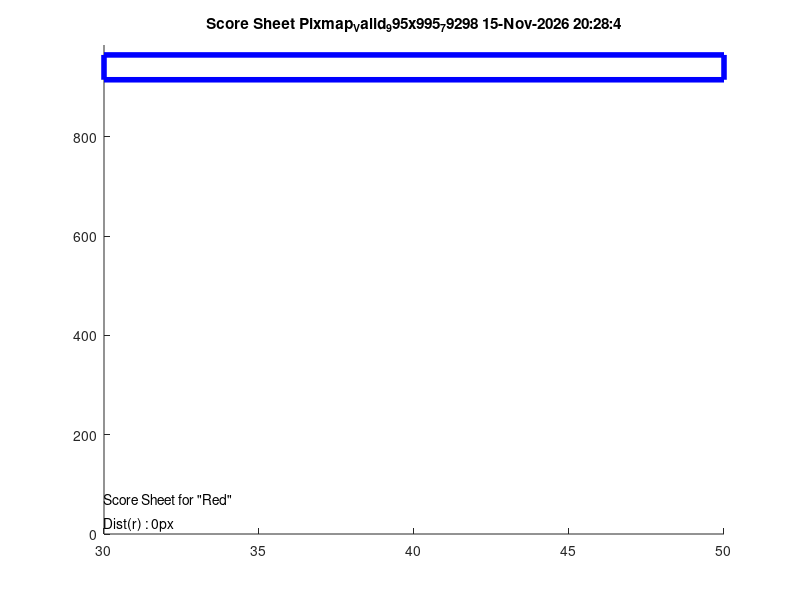
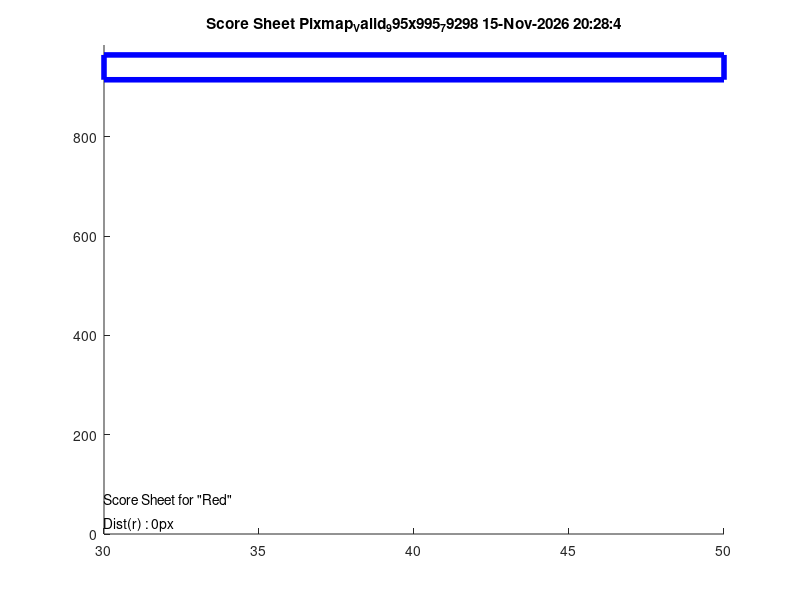

These charts were generated, in order, by the following MATLAB code:
width = 995;
height=995;
Folder='Pixmap_Valid_995x995_79298';
Rband = 255;
Gband=89;
Bband = 114;
Rball = 53;
Gball=255;
Bball=0;
line='-';
X1 = [50
];
Y1 = [80
];
X2 = [30
];
Y2 = [60
];
X3 = [30
];
Y3 = [30
];
%% File Header
% MATLAB Script Analyse.m file
%
% Group : Axel Rossettini   SCIPER: 303157
%         Daniel Tataru     SCIPER: 301005
%         Ellie Tupin       SCIPER: 296441
%
% This script determines the score of each sequence (an Analyse.m file is
% generated at each launch of the LabView program containing this script
% preceeded by the coordinates of the balls of the sequence)
%
% Revision: 
%           04.2020 Initial release
%           05.2020 Final version 
%
% Coded on MATLAB R2020A/R2019b on macOS
%% Changement des coordonnées pour matlab

Y1 = (height - Y1);
Y2 = (height - Y2);
Y3 = (height - Y3);

%% Normalisation des valeurs RGB

Ballcol = [Rball Gball Bball]./255;
Bandcol = [Rband Gband Bband]./255;

%% Détection des bords

Xmin = min([X1,X2,X3]);
Xmax = max([X1,X2,X3]);
Ymin = min([Y1,Y2,Y3]);
Ymax = max([Y1,Y2,Y3]);

Xframe = [Xmin Xmax Xmax Xmin Xmin];
Yframe = [Ymin Ymin Ymax Ymax Ymin];

%% Détection des valeurs absurdes

OX1=isoutlier(X1,'movmedian',5);
OY1=isoutlier(Y1,'movmedian',5);
OX2=isoutlier(X2,'movmedian',5);
OY2=isoutlier(Y2,'movmedian',5);
OX3=isoutlier(X3,'movmedian',5);
OY3=isoutlier(Y3,'movmedian',5);

OX1id = find(OX1);
OY1id = find(OY1);
OX2id = find(OX2);
OY2id = find(OY2);
OX3id = find(OX3);
OY3id = find(OY3);

%Gestion du cas ou la première image est considérée comme absurde
if isempty(OX1id) == 0  
    if OX1id(1) == 1
    OX1id(1) = [];
    end
end
if isempty(OY1id) == 0  
    if OY1id(1) == 1
    OY1id(1) = [];
    end
end
if isempty(OX2id) == 0  
    if OX2id(1) == 1
    OX2id(1) = [];
    end
end
if isempty(OY2id) == 0  
    if OY2id(1) == 1
    OY2id(1) = [];
    end
end
if isempty(OX3id) == 0  
    if OX3id(1) == 1
    OX3id(1) = [];
    end
end
         
if isempty(OY3id) == 0  
    if OY3id(1) == 1
    OY3id(1) = [];
    end
end

%Remplacement par la valeur précédant la valeur absurde
X1(OX1id)=X1(OX1id-1);
Y1(OY1id)=Y1(OY1id-1);
X2(OX2id)=X2(OX2id-1);
Y2(OY2id)=Y2(OY2id-1);
X3(OX3id)=X3(OX3id-1);
Y3(OY3id)=Y3(OY3id-1);


%% Détection de la premiere balle qui bouge

%d désigne la distance minimale ou l'on considère que la balle bouge par
%rapport à sa position initiale
d=2;

distB1 = sqrt((X1-X1(1)).^2+(Y1-Y1(1)).^2);
distB2 = sqrt((X2-X2(1)).^2+(Y2-Y2(1)).^2);
distB3 = sqrt((X3-X3(1)).^2+(Y3-Y3(1)).^2);
    
mb1=find(distB1>d, 1);
mb2=find(distB2>d, 1);
mb3=find(distB3>d, 1);

%% Calcul du nombre de boules touchées

touch = 2;

if isempty(mb1) 
   mb1 = size(X1,2);
   touch = touch - 1;
end
if isempty(mb2) 
   mb2 = size(X2,2); 
      touch = touch - 1;

end
if isempty(mb3) 
   mb3 = size(X3,2);
      touch = touch - 1;
end

%% Détermination de l'ordre de mouvement des boules

A=[mb1,mb2,mb3];
[tfirst,ifirst] = min(A);
[tthird, ithird] = max(A);
A(ifirst) = [];
tsecond = min(A);

switch ifirst
    case 1
    XFIRST = X1;
    YFIRST = Y1;
    player = 'Score Sheet for "Red" ';
    switch ithird
        case 2
            XSECOND = X3;
            YSECOND = Y3;
            XTHIRD = X2;
            YTHIRD = Y2;
            
        case 3
            XSECOND = X2;
            YSECOND = Y2;
            XTHIRD = X3;
            YTHIRD = Y3;   
    end
    case 2
    XFIRST = X2;
    YFIRST = Y2;
    player = 'Score Sheet for "Yellow" ';
    switch ithird
        case 1
            XSECOND = X3;
            YSECOND = Y3;
            XTHIRD = X1;
            YTHIRD = Y1;
        case 3
            XSECOND = X1;
            YSECOND = Y1;
            XTHIRD = X3;
            YTHIRD = Y3;
    end
    case 3
    XFIRST = X3;
    YFIRST = Y3;
    player = 'Score Sheet for "White" ';
    switch ithird
        case 1
            XSECOND = X2;
            YSECOND = Y2;
            XTHIRD = X1;
            YTHIRD = Y1;
        case 2
            XSECOND = X1;
            YSECOND = Y1;
            XTHIRD = X2;
            YTHIRD = Y2;    
    end
end

%% Détection des chocs entre la premère boule et les bandes
dboule = 9;

rbndXmin = find(abs(XFIRST-Xmin)<= dboule);
rbndXmin = rbndXmin(rbndXmin>=tsecond & rbndXmin<=tthird & abs(diff([0,rbndXmin]))>1);
    
rbndXmax = find(abs(XFIRST-Xmax)<= dboule);
rbndXmax = rbndXmax(rbndXmax>=tsecond & rbndXmax<=tthird & abs(diff([0,rbndXmax]))>1);
    
rbndYmin = find(abs(YFIRST-Ymin)<= dboule);
rbndYmin = rbndYmin(rbndYmin>=tsecond & rbndYmin<=tthird & abs(diff([0,rbndYmin]))>1);
    
rbndYmax = find(abs(YFIRST-Ymax)<= dboule);
rbndYmax = rbndYmax(rbndYmax>=tsecond & rbndYmax<=tthird & abs(diff([0,rbndYmax]))>1);
 

rebondsentre = size(rbndXmin,2) + size(rbndXmax,2) + size(rbndYmin,2) + size(rbndYmax,2);
               
%% Calcul des distances parcourues par chaque boule    
    
DistR = sum(sqrt(diff(X1).^2 + diff(Y1).^2));
DistY = sum(sqrt(diff(X2).^2 + diff(Y2).^2));
DistW = sum(sqrt(diff(X3).^2 + diff(Y3).^2));
    
%% Verdict de la partie
if touch == 2 && rebondsentre >= 3
    verdict = 'Status : Win';
else
    verdict = 'Status : Loss';
end

%% Affichage de la figure

%Affichage de la date et l'heure
c = clock;
h = num2str(c(4));
min = num2str(c(5));
s = num2str(floor(c(6)));
time = strcat(h,':',min,':',s);

figure(1);
hold on
    title(['Score Sheet',' ',Folder ,' ', date, ' ', time]);
    ylim([0,Ymax+20]);
    plot(Xframe, Yframe,'-b','DisplayName','Bords du billard','LineWidth',4);
    plot(X1,Y1,line,'DisplayName','Boule rouge', 'Color', [1 0 0]);
    plot(X2,Y2,line,'DisplayName','Boule jaune', 'Color', [0.8 0.8 0]);
    plot(X3,Y3,line,'DisplayName', 'Boule blanche', 'Color', [0 0 0]);
    plot(XFIRST(rbndXmin),YFIRST(rbndXmin),'o','MarkerSize',6, 'MarkerFaceColor', Bandcol, 'MarkerEdgeColor', Bandcol);
    plot(XFIRST(rbndXmax),YFIRST(rbndXmax),'o','MarkerSize',6, 'MarkerFaceColor', Bandcol, 'MarkerEdgeColor', Bandcol);
    plot(XFIRST(rbndYmin),YFIRST(rbndYmin),'o','MarkerSize',6, 'MarkerFaceColor', Bandcol, 'MarkerEdgeColor', Bandcol);
    plot(XFIRST(rbndYmax),YFIRST(rbndYmax),'o','MarkerSize',6, 'MarkerFaceColor', Bandcol, 'MarkerEdgeColor', Bandcol);
    
    if touch >= 1
    plot(XFIRST(tsecond),YFIRST(tsecond),'o','MarkerSize',8, 'MarkerFaceColor', Ballcol, 'MarkerEdgeColor', Ballcol);
    end
    if touch == 2
    plot(XFIRST(tthird),YFIRST(tthird),'o','MarkerSize',8, 'MarkerFaceColor', Ballcol, 'MarkerEdgeColor', Ballcol);
    end
    
    text(Xmin, 70, player);
    text(Xmin+50, 50, verdict);
    text(Xmax-250, 80, ['Number of balls touched : ',num2str(touch)]);
    text(Xmax-300, 50, ['Number of bands touched between balls : ',num2str(rebondsentre)]);
    text(Xmin, 20, ['Dist(r) : ',num2str(round(DistR)),'px']);
    text(Xmin+200, 20, ['Dist(y) : ',num2str(round(DistY)),'px']);
    text(Xmin+400, 20, ['Dist(w) : ',num2str(round(DistW)),'px']);
    hold off

%Saving as a pdf and also a png in order to display it directly in LabVieW
%(the png will be overwriten at each sequence, but the pdf will have the
% sequence name next to it)
print(strcat('ScoreSheet','_',Folder),'-dpdf');
print('ScoreSheet','-dpng');